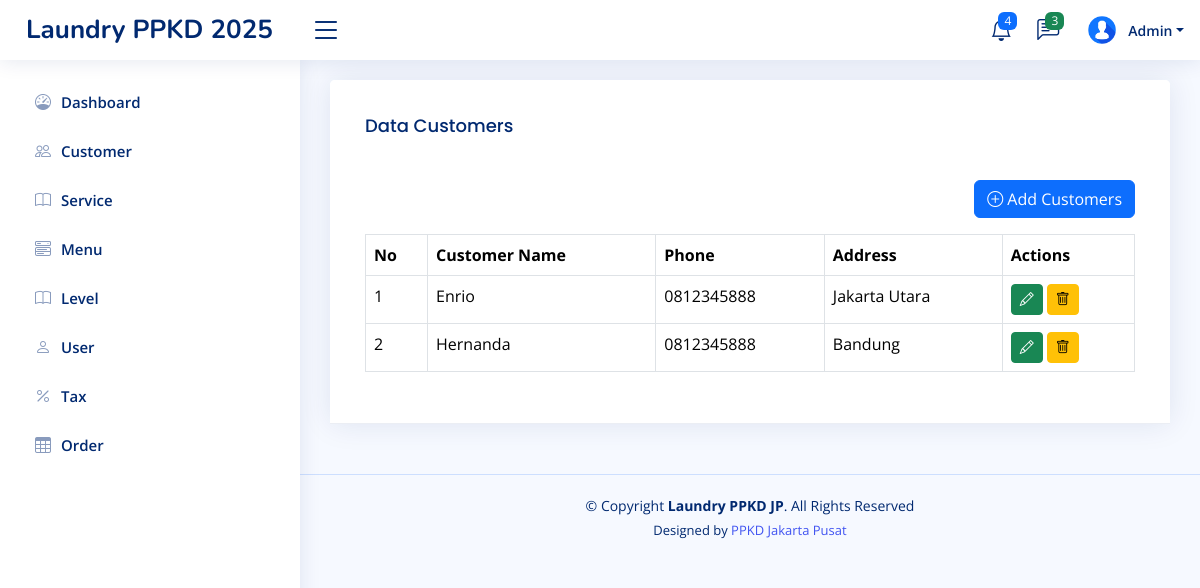
Page /home.php?page=customer (signed in) on the earlier database version.
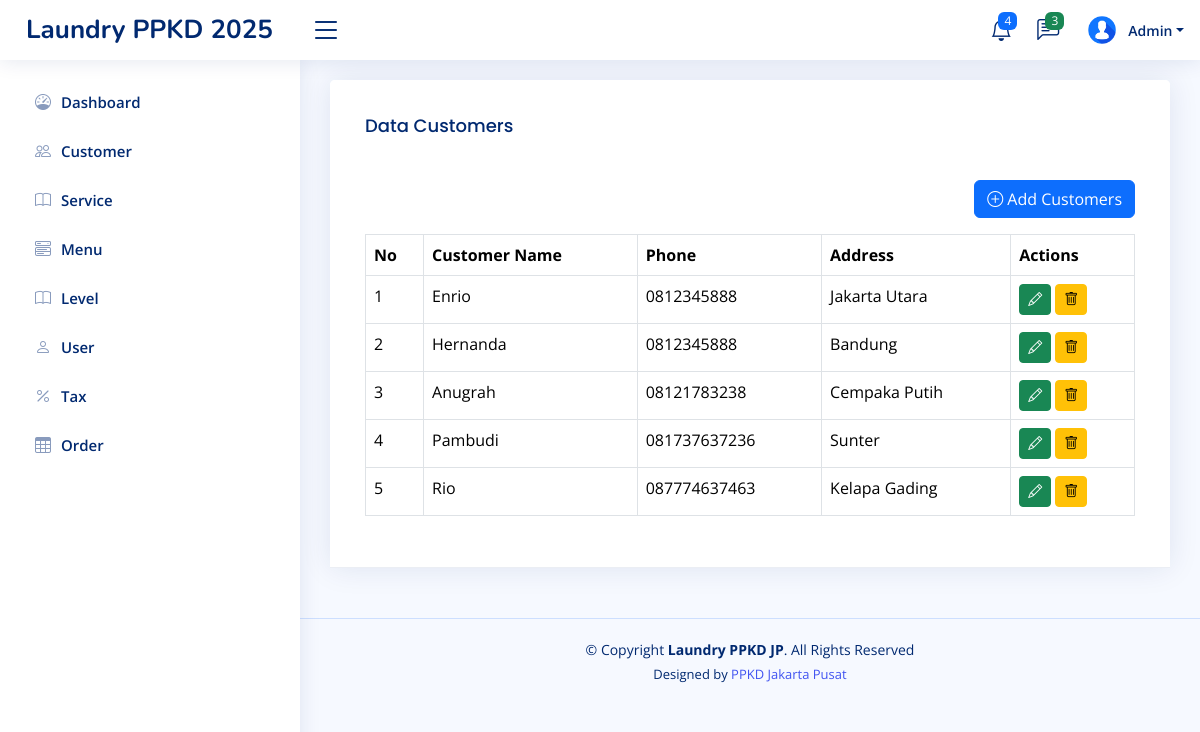
Same page on the later database version.
### tables this page shows
CREATE TABLE `level_menus` (
  `id` int(11) NOT NULL,
  `level_id` int(11) NOT NULL,
  `menu_id` int(11) NOT NULL,
  `created_at` timestamp NOT NULL DEFAULT current_timestamp(),
  `updated_at` timestamp NULL DEFAULT NULL ON UPDATE current_timestamp()
);

CREATE TABLE `menus` (
  `id` int(11) NOT NULL,
  `name` varchar(30) NOT NULL,
  `icon` varchar(30) NOT NULL,
  `link` varchar(30) NOT NULL,
  `order` int(11) NOT NULL,
  `created_at` timestamp NOT NULL DEFAULT current_timestamp(),
  `updated_at` timestamp NULL DEFAULT NULL ON UPDATE current_timestamp()
);

CREATE TABLE `customers` (
  `id` int(11) NOT NULL,
  `name` varchar(100) NOT NULL,
  `phone` varchar(15) NOT NULL,
  `address` text NOT NULL,
  `created_at` timestamp NOT NULL DEFAULT current_timestamp(),
  `updated_at` timestamp NULL DEFAULT NULL ON UPDATE current_timestamp()
);

### pages/customer.php (the view, shortened to what this page needs)
<?php
$q_customers = mysqli_query($config, "SELECT  * FROM customers");
$customers = mysqli_fetch_all($q_customers, MYSQLI_ASSOC);
?>
<!DOCTYPE html>
<html lang="en">
<head>
</head>
<body>
    <div class="row">
        <div class="col-sm-12">
            <div class="card">
                <div class="card-header">
                    <div class="card-body">
                        <h3 class="card-title">Data Customers</h3>
                    </div>
                    <div class="card-body">
                        <div class="d-flex mb-3 justify-content-end">
                            <a href="?page=tambah-customer" class="btn btn-primary">
                                <i class="bi bi-plus-circle"></i> Add Customers
                            </a>
                        </div>
                        <table class="table table-bordered">
                            <tr>
                                <th>No</th>
                                <th>Customer Name</th>
                                <th>Phone</th>
                                <th>Address</th>
                                <th>Actions</th>
                            </tr>
                            <?php
                            foreach ($customers as $key => $customer) {
                            ?>
                            <tr>
                                <td><?php echo $key + 1 ?></td>
                                <td><?php echo $customer['name'] ?></td>
                                <td><?php echo $customer['phone'] ?></td>
                                <td><?php echo $customer['address'] ?></td>
                                <td>
                                    <a class="btn btn-success btn-sm"
                                        href="?page=tambah-customer&edit=<?= $customer['id'] ?>">
                                        <i class="bi bi-pencil"></i>
                                    </a>
                                    <form class="d-inline" action="?page=customer&delete=<?= $customer['id'] ?>"
                                        method="post" onclick="return confirm('Are you sure you want to delete?')">
                                        <button type="submit" class="btn btn-warning btn-sm">
                                            <i class="bi bi-trash"></i>
                                        </button>
                                    </form>
                                </td>
                            </tr>
                            <?php
                            }
                            ?>
                        </table>
                    </div>
                </div>
            </div>
        </div>
    </div>
</body>
</html>

### inc/sidebar.php
<?php
$level_id = $_SESSION['LEVEL_ID'] ?? '';
$querylevelMenu = mysqli_query($config, "SELECT * FROM menus JOIN level_menus ON menus.id = level_menus.menu_id WHERE level_id = '$level_id' ORDER BY `order` ASC");
$rowLevelMenus = mysqli_fetch_all($querylevelMenu, MYSQLI_ASSOC);
?>
<aside id="sidebar" class="sidebar">
    <ul class="sidebar-nav" id="sidebar-nav">
        <?php foreach ($rowLevelMenus as $rowLevelMenu): ?>
            <li class="nav-item">
                <a class="nav-link collapsed" href="?page=<?= $rowLevelMenu['link'] ?>">
                    <i class="<?= $rowLevelMenu['icon'] ?>"></i>
                    <span><?= $rowLevelMenu['name'] ?></span>
                </a>
            </li>
        <?php endforeach ?>
</aside>

Differences in the rows shown:
added customers: name "Anugrah", phone "08121783238", address "Cempaka Putih"
added customers: name "Pambudi", phone "081737637236", address "Sunter"
added customers: name "Rio", phone "087774637463", address "Kelapa Gading"
